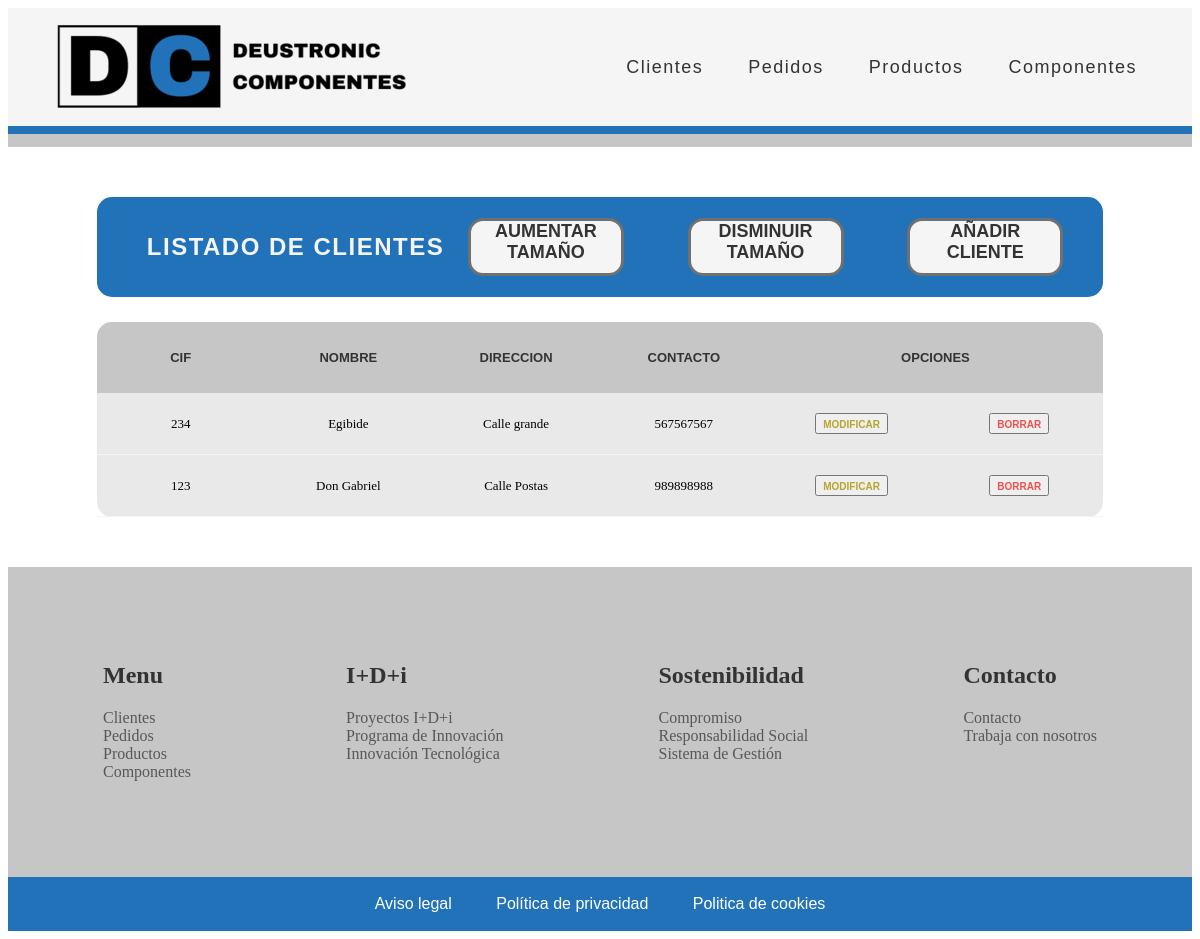
The app's page /appGestionPedidos/, older data.
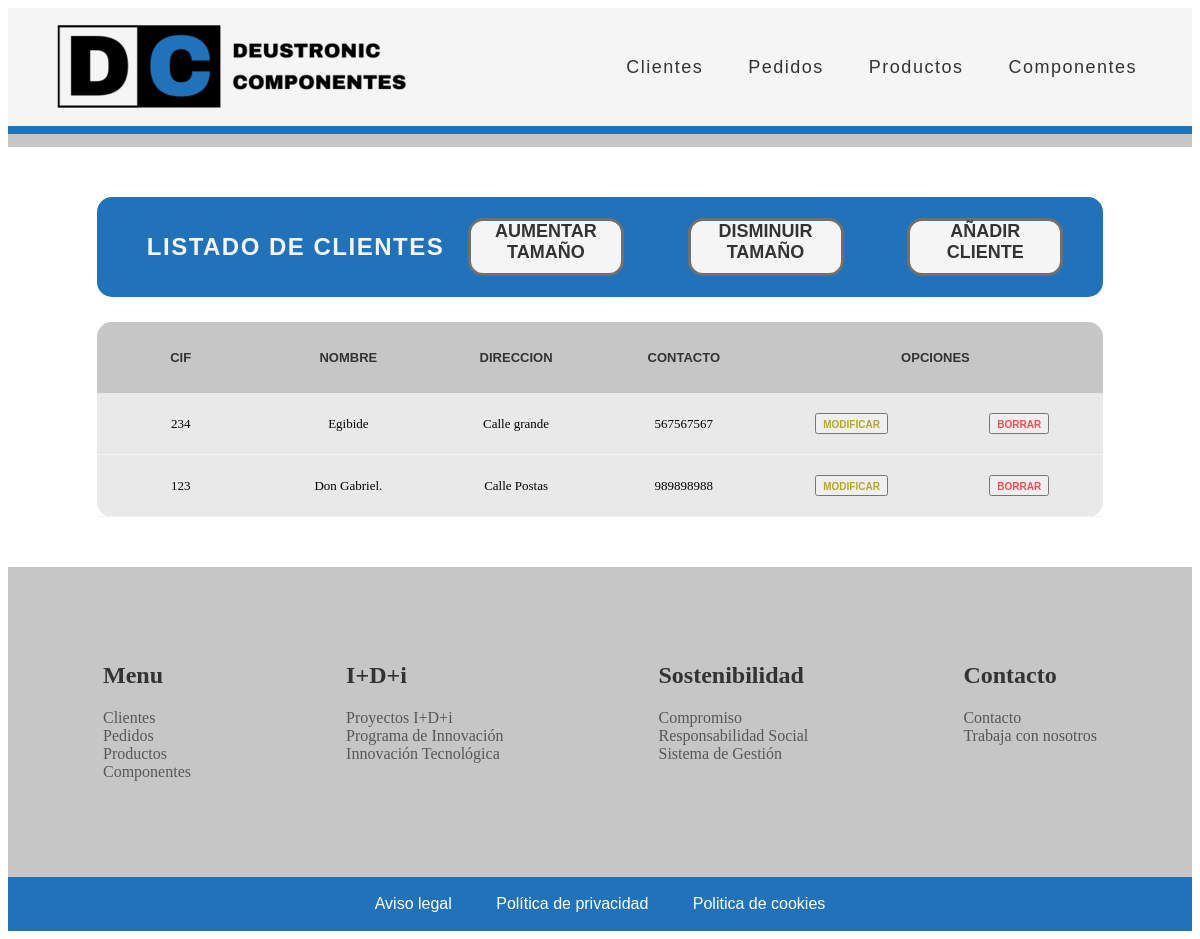
The same page, newer data.
### appGestionPedidos/models.py (models this page shows, shortened)
class Cliente(models.Model):
    CIF = models.CharField(max_length=9, unique=True)
    nombreEmpresa = models.CharField(max_length=16)
    direccion = models.CharField(max_length=60)
    datosContacto = models.CharField(max_length=60)

### appGestionPedidos/views.py (the view)
# urls.py: path('', views.ClienteListView.as_view(), name='index'),
class ClienteListView(ListView):
    model = Cliente
    paginate_by = 2

### appGestionPedidos/templates/appGestionPedidos/cliente_list.html (shortened to what this page needs)
{% extends "base.html" %}
{% load static %}
{% block contenido %}
<div class="main_container">
    <div class="main_title_container">
        <div class="main_title">
            <h2>LISTADO DE CLIENTES</h2>
        </div>
        <a id ="aumentar" href="" alt="crear_cliente">AUMENTAR TAMAÑO</a>
        <a id="disminuir" href="" alt="crear_cliente">DISMINUIR TAMAÑO</a>
        <a href="/appGestionPedidos/cliente/create" alt="crear_cliente">AÑADIR CLIENTE</a>
    </div>
    <div class="main_table_container">
        {% if cliente_list %}
        <table class="main_table">
            <thead>
                <tr>
                    <th>CIF</th>
                    <th>Nombre</th>
                    <th>Direccion</th>
                    <th>Contacto</th>
                    <th class="main_table_esp_1" colspan="2">Opciones</th>
                </tr>
            </thead>
            {% for cliente in cliente_list %}
            <tbody>
                <tr>
                    <td>{{ cliente.CIF }}</td>
                    <td>{{ cliente.nombreEmpresa }}</td>
                    <td>{{ cliente.direccion }}</td>
                    <td>{{ cliente.datosContacto }}</td>
                    <td class="main_table_esp_modificar">
                        <button><a href="/appGestionPedidos/modificar-cliente/{{ cliente.id }}">MODIFICAR</a></button>
                    </td>
                    <td class="main_table_esp_borrar">
                        <button><a  class="btnEliminacion" href="/appGestionPedidos/eliminar-cliente/{{ cliente.id }}">BORRAR</a></button>
                    </td>
                </tr>
            </tbody>
            {% endfor %}
        </table>
        {% else %}
        <p>No hay clientes creados.</p>
        {% endif %}
    </div>
</div>
{% endblock %}

Row changes from the older to the newer data that the page shows:
changed Cliente "Calle Postas": nombreEmpresa "Don Gabriel" → "Don Gabriel."
